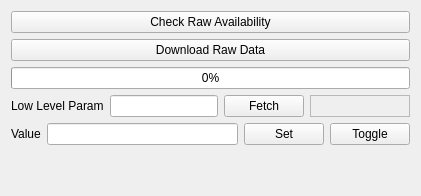
      <widget class="QWidget" name="_raw">
       <attribute name="title">
        <string>Raw</string>
       </attribute>
       <layout class="QVBoxLayout" name="verticalLayout_7">
        <item>
         <widget class="QPushButton" name="rawAvailability">
          <property name="text">
           <string>Check Raw Availability</string>
          </property>
         </widget>
        </item>
        <item>
         <widget class="QPushButton" name="downloadRaw">
          <property name="text">
           <string>Download Raw Data</string>
          </property>
         </widget>
        </item>
        <item>
         <widget class="QProgressBar" name="rawProgress">
          <property name="value">
           <number>0</number>
          </property>
         </widget>
        </item>
        <item>
         <layout class="QHBoxLayout" name="horizontalLayout_12">
          <item>
           <widget class="QLabel" name="_lowlevel">
            <property name="text">
             <string>Low Level Param</string>
            </property>
           </widget>
          </item>
          <item>
           <widget class="QLineEdit" name="lowLevelParam"/>
          </item>
          <item>
           <widget class="QPushButton" name="lowLevelFetch">
            <property name="text">
             <string>Fetch</string>
            </property>
           </widget>
          </item>
          <item>
           <widget class="QLabel" name="lowLevelValue">
            <property name="minimumSize">
             <size>
              <width>100</width>
              <height>0</height>
             </size>
            </property>
            <property name="frameShape">
             <enum>QFrame::StyledPanel</enum>
            </property>
            <property name="text">
             <string/>
            </property>
           </widget>
          </item>
         </layout>
        </item>
        <item>
         <layout class="QHBoxLayout" name="horizontalLayout_13">
          <item>
           <widget class="QLabel" name="_lowLevelSet">
            <property name="text">
             <string>Value</string>
            </property>
           </widget>
          </item>
          <item>
           <widget class="QLineEdit" name="lowLevelValueToSet"/>
          </item>
          <item>
           <widget class="QPushButton" name="lowLevelSetValue">
            <property name="text">
             <string>Set</string>
            </property>
           </widget>
          </item>
          <item>
           <widget class="QPushButton" name="lowLevelToggle">
            <property name="text">
             <string>Toggle</string>
            </property>
           </widget>
          </item>
         </layout>
        </item>
        <item>
         <spacer name="verticalSpacer_3">
          <property name="orientation">
           <enum>Qt::Vertical</enum>
          </property>
          <property name="sizeHint" stdset="0">
           <size>
            <width>20</width>
            <height>40</height>
           </size>
          </property>
         </spacer>
        </item>
       </layout>
      </widget>
